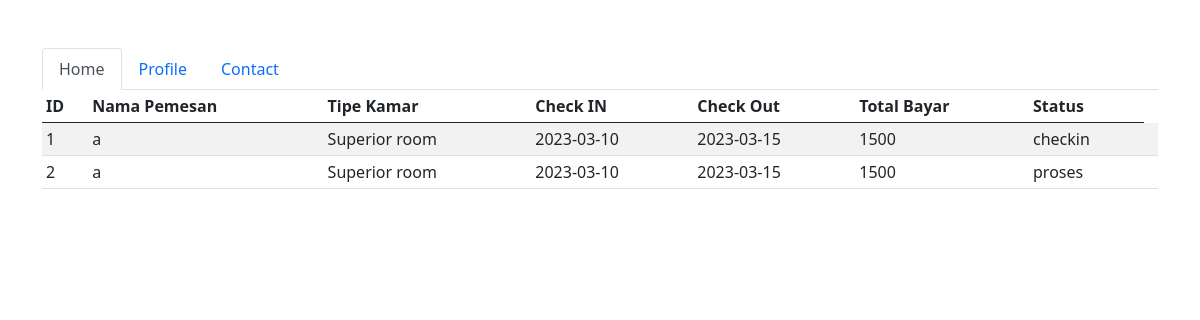
Screenshot of /profil.php (signed in) with the database file from the repository.
### tables this page shows
CREATE TABLE `reservasi` (
  `id` int(11) NOT NULL,
  `user_id` int(11) NOT NULL,
  `email` varchar(255) NOT NULL,
  `no_hp` int(20) NOT NULL,
  `kamar_id` int(11) NOT NULL,
  `checkin` date NOT NULL,
  `checkout` date NOT NULL,
  `jumlah` int(11) NOT NULL,
  `status` varchar(255) NOT NULL
);

CREATE TABLE `guest` (
  `id` int(11) NOT NULL,
  `name` varchar(100) NOT NULL,
  `username` varchar(100) NOT NULL,
  `password` text NOT NULL,
  `tlp` varchar(13) NOT NULL
);

CREATE TABLE `kamar` (
  `id` int(11) NOT NULL,
  `tipe_kamar` varchar(255) NOT NULL,
  `harga` int(100) NOT NULL,
  `gambar` text NOT NULL,
  `status` enum('checkin','checkout') NOT NULL
);

### profil.php (the view, shortened to what this page needs)
<!DOCTYPE html>
            <html lang="en">
            <head>
                <link href="https://cdn.jsdelivr.net/npm/bootstrap@5.0.0-beta1/dist/css/bootstrap.min.css" rel="stylesheet"
>
            </head>
            <body>
                <div class="container mt-5">
                    <ul class="nav nav-tabs" id="myTab" role="tablist">
                        <?php $p = @$_GET['tab']; ?>
                        <li class="nav-item" role="presentation">
                            <a class="nav-link <?php echo $tab == '' || $tab == 'home' ? 'active' : ''; ?>"
                                href="index.php?page=profil&tab=home">Home</a>
                        </li>
                        <li class="nav-item" role="presentation">
                            <a class="nav-link <?php echo $tab == 'profile' ? 'active' : ''; ?>"
                                href="index.php?page=profil&tab=profile">Profile</a>
                        </li>
                        <li class="nav-item" role="presentation">
                            <a class="nav-link <?php echo $tab == 'contact' ? 'active' : ''; ?>"
                                href="index.php?page=profil&tab=contact">Contact</a>
                        </li>
                    </ul>
                    <div class="tab-content" id="myTabContent">
                        <?php if($p == '' || $p == 'home') : ?>
                        <?php include "koneksi.php" ?>
                        <div class="table-responsive">
                            <table class="table table-striped table-sm">
                                <thead>
                                    <tr>
                                        <th scope="col">ID</th>
                                        <th scope="col">Nama Pemesan</th>
                                        <th scope="col">Tipe Kamar</th>
                                        <th scope="col">Check IN</th>
                                        <th scope="col">Check Out</th>
                                        <th scope="col">Total Bayar</th>
                                        <th scope="col">Status</th>
                                    </tr>
                                </thead>
                                <tbody>
                                <?php $user_id = $_SESSION["guest"]["id"]; ?>
                                <?php $query = $conn->query("SELECT reservasi.id, reservasi.user_id, reservasi.checkin, reservasi.jumlah, reservasi.status, reservasi.checkout, kamar.tipe_kamar, guest.name, reservasi.kamar_id FROM reservasi INNER JOIN kamar ON reservasi.kamar_id=kamar.id INNER JOIN guest ON reservasi.user_id=guest.id WHERE reservasi.user_id='$user_id'") ?>
                                <?php $no=1 ?>
                                <?php while ($data = mysqli_fetch_array($query)) : ?>
                                <tr>
                                    <td><?php echo $no++ ?></td>
                                    <td><?php echo $data['name'] ?></td>
                                    <td><?php echo $data['tipe_kamar'] ?></td>
                                    <td><?php echo $data['checkin'] ?></td>
                                    <td><?php echo $data['checkout'] ?></td>
                                    <td><?php echo $data['jumlah'] ?></td>
                                    <td><?php echo $data['status'] ?></td>
                                    <td>
                                    </td>
                                </tr>
                                <?php endwhile ?>
                                </tbody>
                            </table>
                        <?php else : ?>
                            <div class="tab-pane fade show active">Contact</div>
                        <?php endif ?>
                    </div>
                </div>
            </body>
            </html>

### rows the page displays
reservasi: guest.name "a", kamar.tipe_kamar "Superior room", checkin "2023-03-10", checkout "2023-03-15", jumlah "1500", status "checkin"
reservasi: guest.name "a", kamar.tipe_kamar "Superior room", checkin "2023-03-10", checkout "2023-03-15", jumlah "1500", status "proses"
